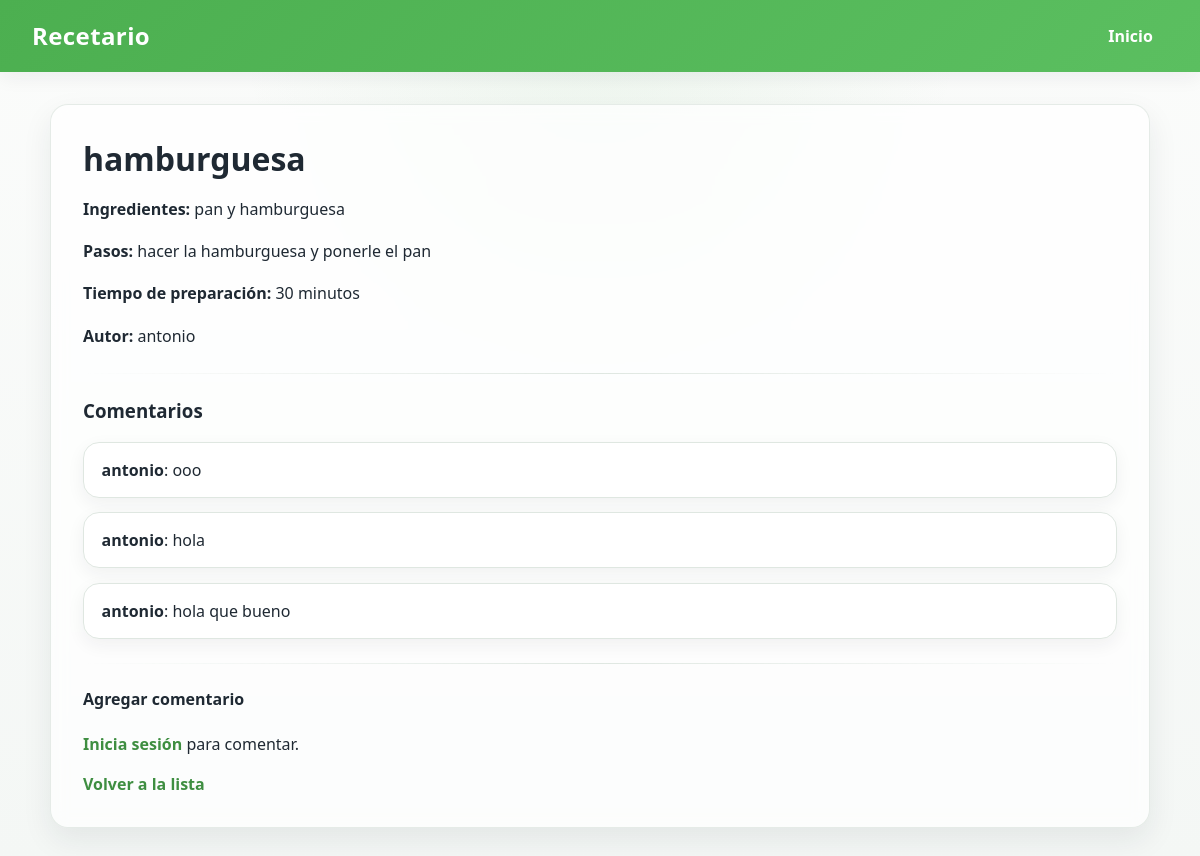
Before: /receta/2/ with the older database file.
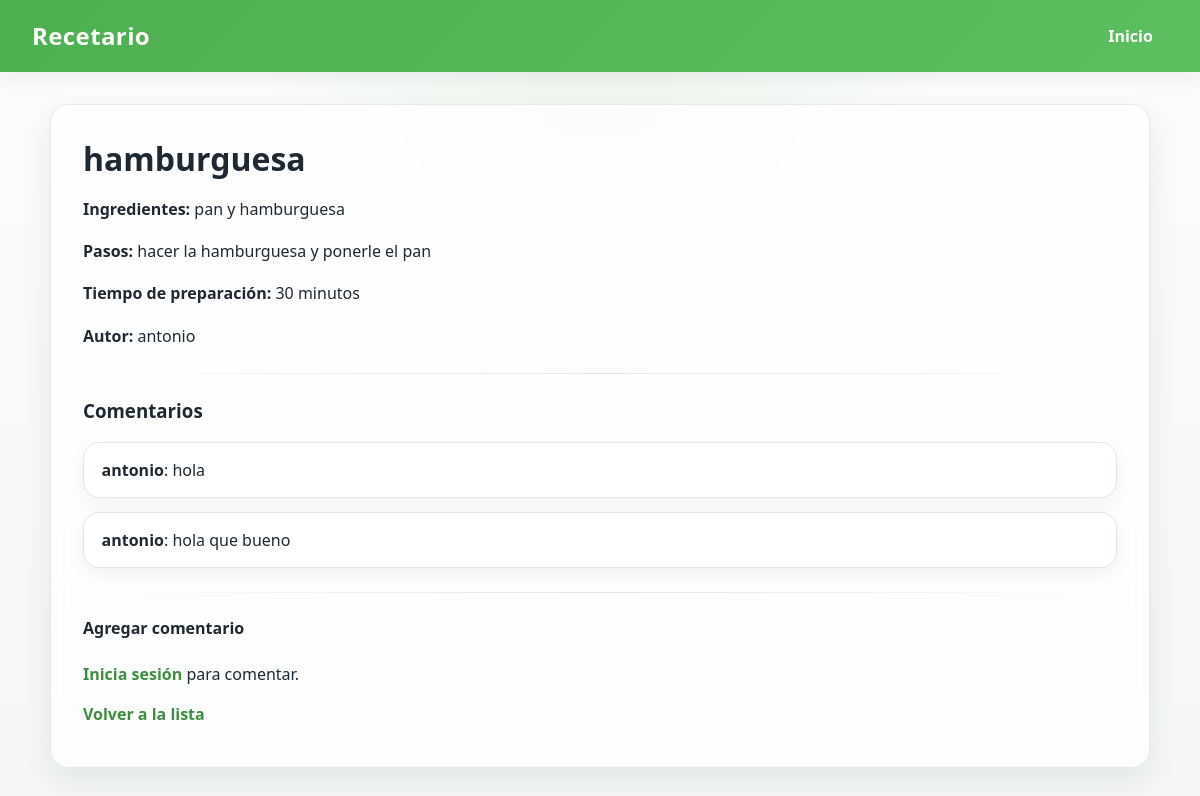
After: the same page with the newer database file.
### recetas/models.py (models this page shows, shortened)
class Comentario(models.Model):
    contenido = models.TextField(blank=True, null=False)
    autor = models.ForeignKey(settings.AUTH_USER_MODEL,on_delete=models.CASCADE, related_name="comentarios")
    reseta_asociada = models.ForeignKey(Receta, on_delete=models.CASCADE, related_name="recetas")
    fecha_creacion = models.DateTimeField(auto_now_add=True)
    class Meta:
        ordering = ["-fecha_creacion"]

### recetas/views.py (the view)
# urls.py: path("receta/<int:pk>/",DetalleRecetaView.as_view(), name = "detalles_receta"),
class DetalleRecetaView(DetailView):
    model = Receta
    template_name = "recetas/detalles_recetas.html"
    context_object_name = "receta"
    def get_context_data(self, **kwargs):
        context = super().get_context_data(**kwargs)
        context["form_comentario"] = ComentarioForm()
        return context

### recetas/templates/recetas/detalles_recetas.html (shortened to what this page needs)
{% extends 'recetas/base.html' %}
{% block content %}
<h2>{{ receta.titulo }}</h2>
<p><strong>Ingredientes:</strong> {{ receta.ingredientes }}</p>
<p><strong>Pasos:</strong> {{ receta.pasos_elaboracion }}</p>
<p><strong>Tiempo de preparación:</strong> {{ receta.tiempo_preparacion }} minutos</p>
<p><strong>Autor:</strong> {{ receta.autor.username }}</p>
<hr>
<h3>Comentarios</h3>
<ul>
    {% for comentario in receta.recetas.all %}
        <li>
            <strong>{{ comentario.autor.username }}</strong>: {{ comentario.contenido }}
        </li>
    {% empty %}
        <li>No hay comentarios todavía.</li>
    {% endfor %}
</ul>
<hr>
<h4>Agregar comentario</h4>
{% if user.is_authenticated %}
    <form method="post" action="{% url 'agregar_comentario' receta.pk %}">
        {% csrf_token %}
        {{ form_comentario.as_p }}
        <button type="submit">Enviar</button>
    </form>
{% else %}
    <p><a href="{% url 'login' %}">Inicia sesión</a> para comentar.</p>
{% endif %}
<a href="{% url 'lista_recetas' %}">Volver a la lista</a>
{% endblock %}

Changed rows visible on the page:
removed Comentario: autor.username "antonio", contenido "ooo"
